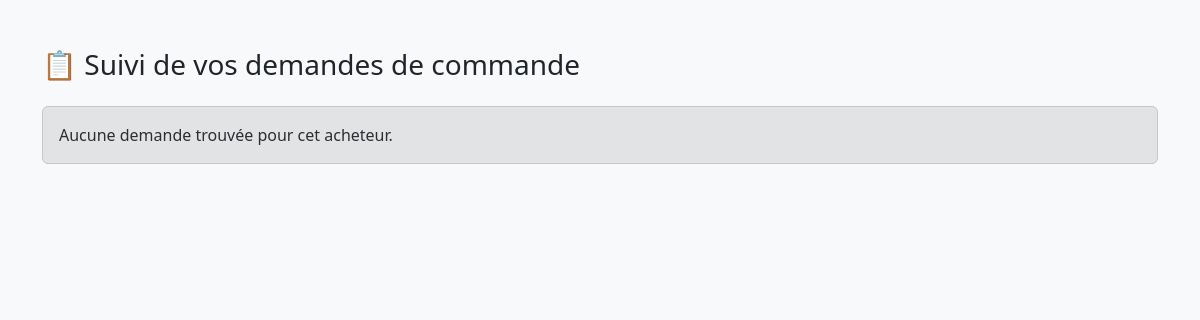
/suivi_demande.php?idAcheteur=2, run on an earlier commit of the app's database.
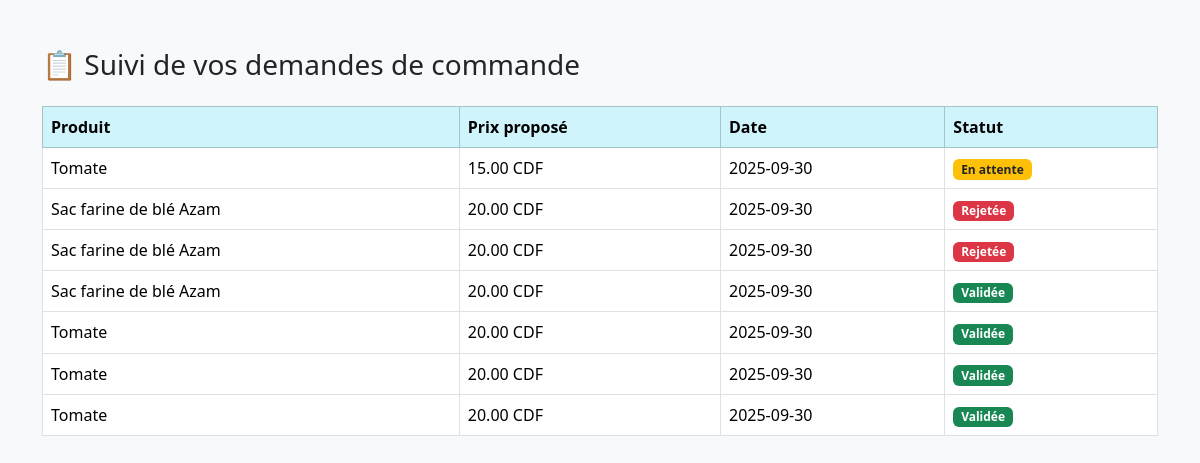
And on a later commit of the database.
### tables this page shows
CREATE TABLE IF NOT EXISTS `demande_commande` (
  `IdDemande` int NOT NULL AUTO_INCREMENT,
  `IdAcheteur` int DEFAULT NULL,
  `IdProduit` int DEFAULT NULL,
  `PrixPropose` decimal(10,2) DEFAULT NULL,
  `DateDemande` date DEFAULT NULL,
  `Statut` enum('En attente','Validée','Rejetée') DEFAULT 'En attente',
  PRIMARY KEY (`IdDemande`),
  KEY `IdAcheteur` (`IdAcheteur`),
  KEY `IdProduit` (`IdProduit`)
);

CREATE TABLE IF NOT EXISTS `produit` (
  `IdProduit` int NOT NULL AUTO_INCREMENT,
  `NomProduit` varchar(100) DEFAULT NULL,
  `Description` text,
  `IdVendeur` int DEFAULT NULL,
  `IdMarche` int DEFAULT NULL,
  `DateMaj` date DEFAULT NULL,
  `Prix` decimal(10,2) DEFAULT '0.00',
  PRIMARY KEY (`IdProduit`),
  KEY `IdVendeur` (`IdVendeur`),
  KEY `IdMarche` (`IdMarche`)
);

### suivi_demande.php (the view, shortened to what this page needs)
<?php
require 'db.php';
$idAcheteur = $_GET['idAcheteur'] ?? null;
if ($idAcheteur) {
  $demandes = $pdo->prepare("
    SELECT dc.IdDemande, dc.PrixPropose, dc.DateDemande, dc.Statut,
           p.NomProduit
    FROM demande_commande dc
    JOIN produit p ON dc.IdProduit = p.IdProduit
    WHERE dc.IdAcheteur = ?
    ORDER BY dc.DateDemande DESC
  ");
  $demandes->execute([$idAcheteur]);
  $resultats = $demandes->fetchAll();
} else {
  $resultats = [];
}
?>
<!DOCTYPE html>
<html lang="fr">
<head>
  <link href="https://cdn.jsdelivr.net/npm/bootstrap@5.3.2/dist/css/bootstrap.min.css" rel="stylesheet">
</head>
<body class="bg-light">
  <div class="container mt-5">
    <h3 class="mb-4">📋 Suivi de vos demandes de commande</h3>
    <?php if ($resultats): ?>
      <table class="table table-bordered table-hover">
        <thead class="table-info">
          <tr>
            <th>Produit</th>
            <th>Prix proposé</th>
            <th>Date</th>
            <th>Statut</th>
          </tr>
        </thead>
        <tbody>
          <?php foreach ($resultats as $d): ?>
            <tr>
              <td><?= $d['NomProduit'] ?></td>
              <td><?= number_format($d['PrixPropose'], 2) ?> CDF</td>
              <td><?= $d['DateDemande'] ?></td>
              <td>
                <?php if ($d['Statut'] === 'Validée'): ?>
                  <span class="badge bg-success">Validée</span>
                <?php elseif ($d['Statut'] === 'Rejetée'): ?>
                  <span class="badge bg-danger">Rejetée</span>
                <?php else: ?>
                  <span class="badge bg-warning text-dark">En attente</span>
                <?php endif; ?>
              </td>
            </tr>
          <?php endforeach; ?>
        </tbody>
      </table>
    <?php else: ?>
      <div class="alert alert-secondary">Aucune demande trouvée pour cet acheteur.</div>
    <?php endif; ?>
  </div>
</body>
</html>

What changed in the data, as far as the page shows it:
added demande_commande: IdProduit.NomProduit "Tomate", PrixPropose "15.00", DateDemande "2025-09-30", Statut "En attente"
added demande_commande: IdProduit.NomProduit "Sac farine de blé Azam", PrixPropose "20.00", DateDemande "2025-09-30", Statut "Rejetée"
added demande_commande: IdProduit.NomProduit "Sac farine de blé Azam", PrixPropose "20.00", DateDemande "2025-09-30", Statut "Rejetée"
added demande_commande: IdProduit.NomProduit "Sac farine de blé Azam", PrixPropose "20.00", DateDemande "2025-09-30", Statut "Validée"
added demande_commande: IdProduit.NomProduit "Tomate", PrixPropose "20.00", DateDemande "2025-09-30", Statut "Validée"
added demande_commande: IdProduit.NomProduit "Tomate", PrixPropose "20.00", DateDemande "2025-09-30", Statut "Validée"
added demande_commande: IdProduit.NomProduit "Tomate", PrixPropose "20.00", DateDemande "2025-09-30", Statut "Validée"
Also different on the page:
text no longer shown: "Aucune demande trouvée pour cet acheteur."
text now shown: "Produit Prix proposé Date Statut"
